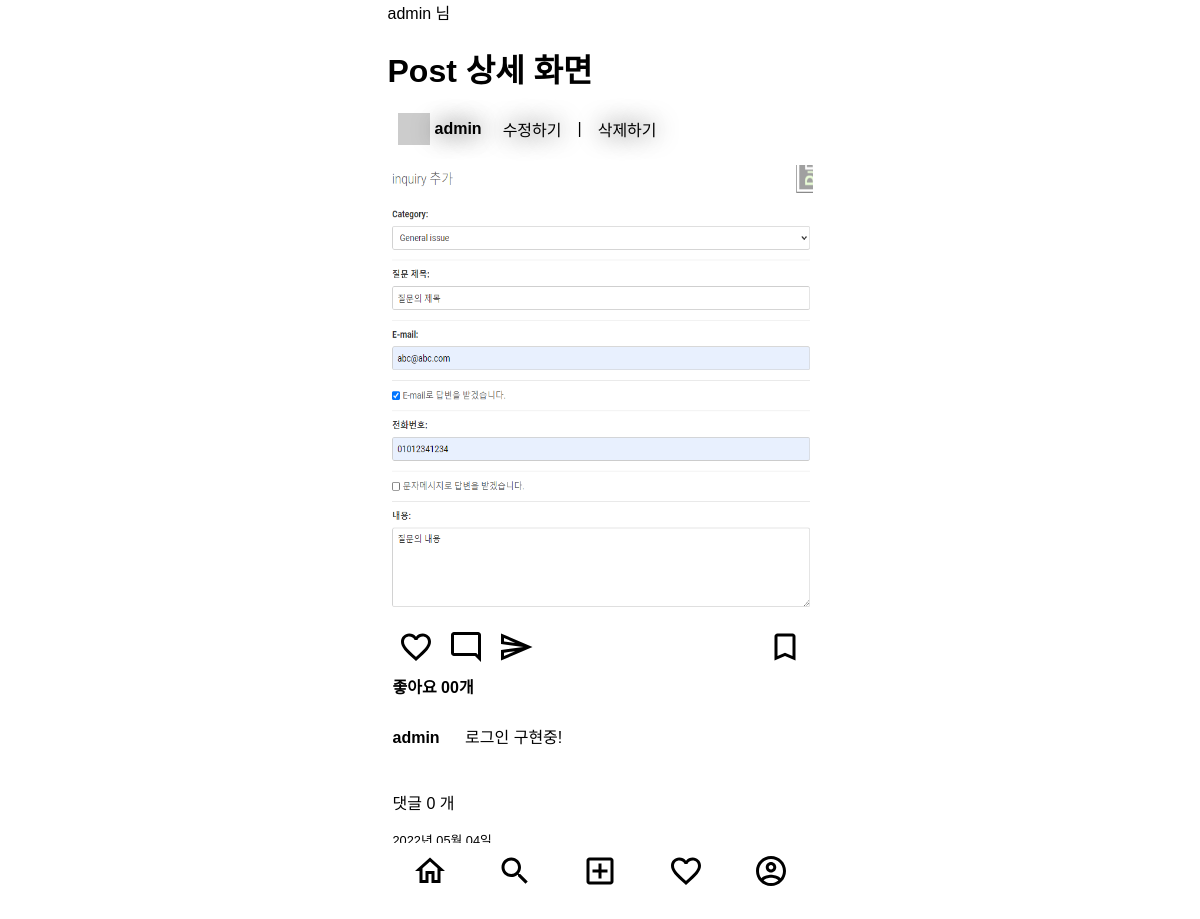
Screenshot of /posts/1 (signed in) with the database file from the repository.
### users/models.py (models this page shows)
class User(AbstractUser) :
    phone = models.CharField(verbose_name='전화번호', max_length=11)
    objects = UserManager()

### posts/models.py (models this page shows)
class Post(models.Model) :
    image = models.ImageField(verbose_name='이미지', null=True, blank=True)
    content = models.TextField(verbose_name='내용')
    created_at = models.DateTimeField(verbose_name='작성일', auto_now_add=True)
    view_count = models.IntegerField(verbose_name='조회수', default=0)
    writer = models.ForeignKey(verbose_name='작성자', to=User, on_delete=models.CASCADE, null=True, blank=True)

### posts/views.py (the view)
# urls.py: path('<int:id>', post_detail_view, name='post-detail'),
def post_detail_view(request, id):
    try :
        post = Post.objects.get(id=id)
    except Post.DoesNotExist:
        return redirect('index')
    context = {
        'post' : post,
    }
    return render(request, 'posts/post_detail.html', context)

### templates/posts/post_detail.html (shortened to what this page needs)
{% extends 'base.html' %}
{% block content %}
<h1>Post 상세 화면</h1>
{% include 'mixin/posts/post_card.html' with detail=True %}
{% endblock %}

### templates/base.html (shortened to what this page needs)
<!DOCTYPE html>
<html lang="ko">
{% load static %}
<head>
    <link rel="stylesheet" href="{% static 'index.css' %}">
</head>
<body class="container">
        {% if request.user.is_authenticated %}
            <span class="#">{{ request.user.username }} 님 </span>
        {% else %}
            <span class="#">Guest 모드 </span>
        {% endif %}
<div>
    {% block content %}
    {% endblock %}
</div>
<div>
    <nav>
        <ul class="bottom-menu-group">
            <li>
                <a href="{% url 'index' %}">
                    <img src="{% static 'icons/home_outlined_black_36dp.svg' %}" alt="홈">
                </a>
            </li>
            <li>
                <a>
                    <img src="{% static 'icons/search_outlined_black_36dp.svg' %}" alt="검색">
                </a>
            </li>
            <li>
                <a href="{% url 'posts:post-create' %}">
                    <img src="{% static 'icons/add_box_outlined_black_36dp.svg' %}" alt="글쓰기">
                </a>
            </li>
            <li>
                <a href="{% url 'index' %}">
                    <img src="{% static 'icons/favorite_outlined_black_36dp.svg' %}" alt="좋아요">
                </a>
            </li>
            <li>
                <a href="{% url 'index' %}">
                    <img src="{% static 'icons/account_circle_outlined_black_36dp.svg' %}" alt="내 페이지">
                </a>
            </li>
        </ul>
    </nav>
</div>
</body>
</html>

### templates/mixin/posts/post_card.html (shortened to what this page needs)
{% load static %}
<div class="card">
    <div class="card__header">
        <img class="card__user-image" src="http://via.placeholder.com/32x32"/>
        <a href="#">
            <span class="card__user-name">{{ post.writer }}</span>
        </a>
        {% if request.user == post.writer %}
            <a href="{% url 'posts:post-edit' post.id %}"> &emsp;수정하기&emsp; </a> |
            <a href="{% url 'posts:post-delete' post.id %}"> &emsp;삭제하기 </a>
        {% endif %}
    </div>
    <div class="card__body">
        <div>
            {% if post.image %}
                <img class="card__image" src="{{ post.image.url }}">
            {% else %}
                <img class="card__image" src="http://via/placeholder.com/600x600">
            {% endif %}
        </div>
        <div class="card__btn-group">
            <div>
                <img class="card__btn" src="{% static 'icons/favorite_outlined_black_36dp.svg' %}" alt="좋아요"/>
                <img class="card__btn" src="{% static 'icons/mode_comment_outlined_black_36dp.svg' %}" alt="댓글"/>
                <img class="card__btn" src="{% static 'icons/send_outlined_black_36dp.svg' %}" alt="공유하기"/>
            </div>
            <div>
                <img class="card__btn" src="{% static 'icons/bookmark_outlined_black_36dp.svg' %}" alt="북마크"/>
            </div>
        </div>
        <div class="card_content">
            <span class="card__like-num">좋아요 00개</span>
            <div class="card__main-text">
                <p><span
                        class="card__user-name">{{ post.writer }}&emsp;</span>
                        {% if not detail %}
                            {{ post.content |truncatechars:35 }}
                        {% else %}
                            {{ post.content }}
                        {% endif %}
                </p>
            </div>
            <div>
                <p class="">댓글 {{ post.comment_set.all.count }} 개
                </p>
            </div>
            <span class="card__created-at">{{ post.created_at | date:"Y년 m월 d일" }}</span>
        </div>
    </div>
</div>

### static/index.css (style rules this page uses)
.container { display: flex; flex-direction: column; max-width: 425px; }
body { font-family: 'Noto Sans KR', sans-serif; margin: 0 auto 60px auto; }
a { color: #000000; }
a:link { text-decoration: none; text-shadow: 0 0 24px; }
.bottom-menu-group { display: flex; height: 60px; width: 426px; align-items: center; justify-content: space-around; background-color: #FFFFFF; list-style: None; padding-left: 0px; position: fixed; bottom: 0% }
.card__header { display: flex; align-items: center; margin: 15px 0; padding: 0 5px; }
.card__user-image { margin: 0 5px; }
.card__user-name { font-weight: bold; margin: 0 5px 0 0; }
.card__body { margin: 10px 0; }
.card__image { height: 450px; width: 100%; margin: 5px 0; }
.card__btn-group { display: flex; justify-content: space-between; margin: 5px 0; padding: 0 5px; }
.card__btn { margin: 0 5px; }
.card_content { display: flex; flex-direction: column; padding: 0 5px; }
.card__like-num { font-weight: bold; }
.card__main-text { margin: 10px 0; }
.card__created-at { font-weight: lighter; font-size: 0.8rem; }

### rows the page displays
User: user.username "admin"
Post: writer "admin", image (picture), content "로그인 구현중!", comment_set.all.count "0", created_at "2022년 05월 04일"
